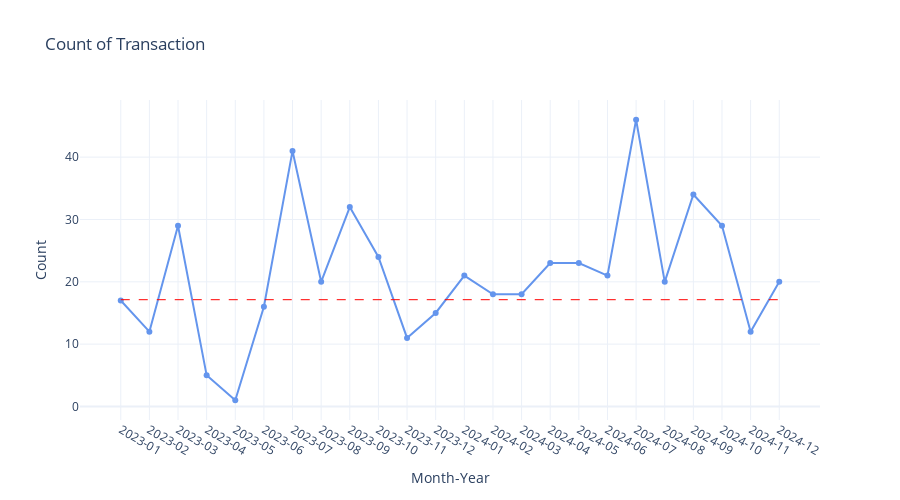

The cell this chart's notebook holds for it:
### Code cell
# calculate the average difference between each transaction Month-Year
monthly_counts_diff = monthly_counts.diff().mean()

# Create a line chart with Plotly
fig = go.Figure()

fig.add_trace(go.Scatter(
    x=monthly_counts.index,
    y=monthly_counts.values,
    mode='lines+markers',
    marker=dict(color='#6495ED'),
    name='Monthly Counts'
))

# Add a horizontal line for the average difference
fig.add_shape(
    type='line',
    x0=monthly_counts.index[0],
    x1=monthly_counts.index[-1],
    y0=monthly_counts.values[0] + monthly_counts_diff,
    y1=monthly_counts.values[0] + monthly_counts_diff,
    line=dict(color='red', width=1, dash='dash')
)

# Update layout for title and labels
fig.update_layout(
    title='Count of Transaction',
    xaxis_title='Month-Year',
    yaxis_title='Count',
    xaxis=dict(type='category'),  # Ensure Month-Year are treated as categorical
    template='plotly_white',  # Optional, choose a clean theme
    width=900,  # Width of the chart
    height=500  # Height of the chart
)

# Display the chart
fig.show()

### Figure 1 — Plotly figure (JSON) as saved in the notebook; plotly's stock layout.template omitted (floating-point values rounded to 4 significant figures)
{"data": [{"marker": {"color": "#6495ED"}, "mode": "lines+markers", "name": "Monthly Counts", "type": "scatter", "x": ["2023-01", "2023-02", "2023-03", "2023-04", "2023-05", "2023-06", "2023-07", "2023-08", "2023-09", "2023-10", "2023-11", "2023-12", "2024-01", "2024-02", "2024-03", "2024-04", "2024-05", "2024-06", "2024-07", "2024-08", "2024-09", "2024-10", "2024-11", "2024-12"], "y": [17, 12, 29, 5, 1, 16, 41, 20, 32, 24, 11, 15, 21, 18, 18, 23, 23, 21, 46, 20, 34, 29, 12, 20]}], "layout": {"height": 500, "shapes": [{"line": {"color": "red", "dash": "dash", "width": 1}, "type": "line", "x0": "2023-01", "x1": "2024-12", "y0": 17.13, "y1": 17.13}], "title": {"text": "Count of Transaction"}, "width": 900, "xaxis": {"title": {"text": "Month-Year"}, "type": "category"}, "yaxis": {"title": {"text": "Count"}}}}
